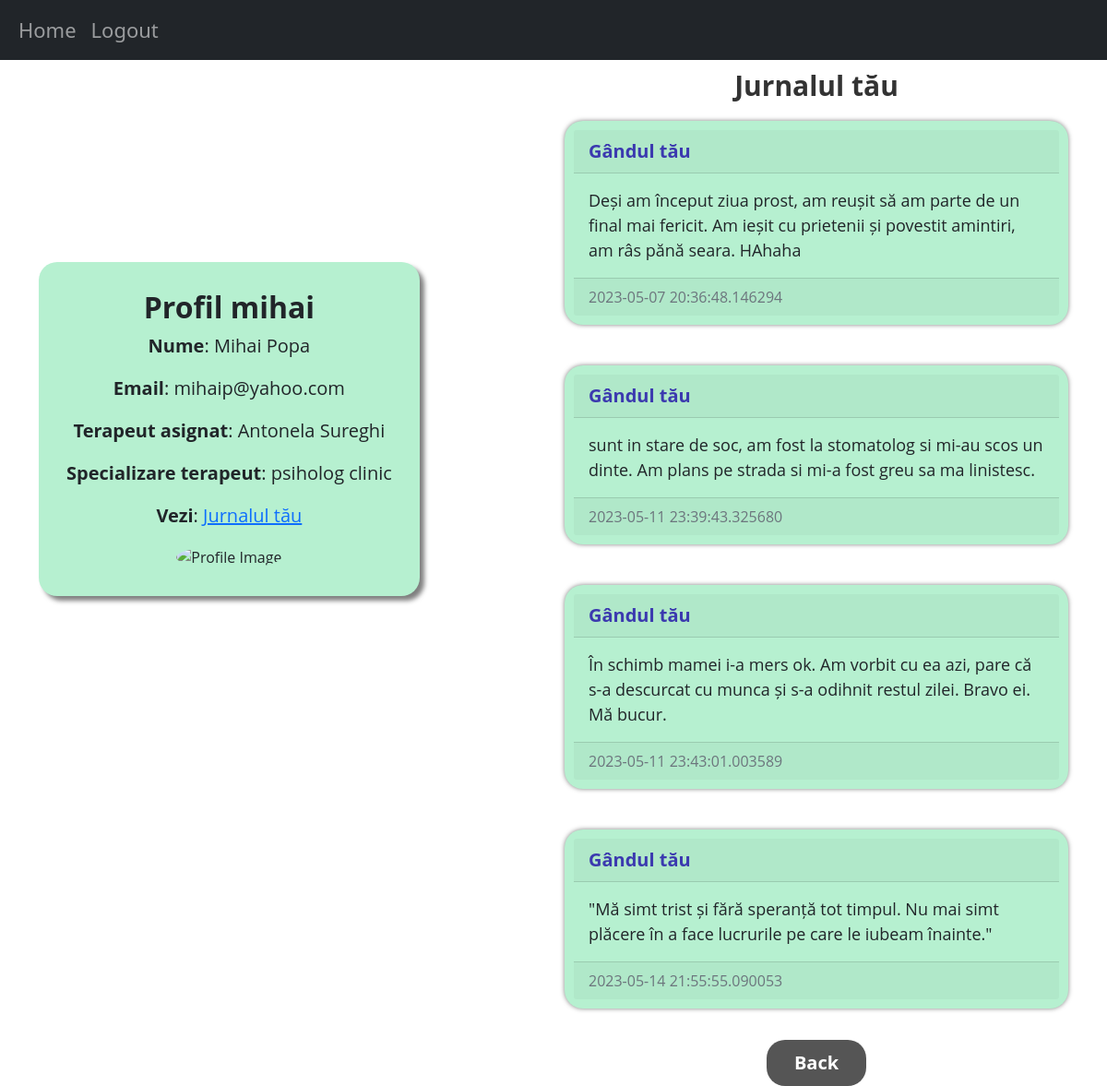
The app's page /jurnal (signed in), older data.
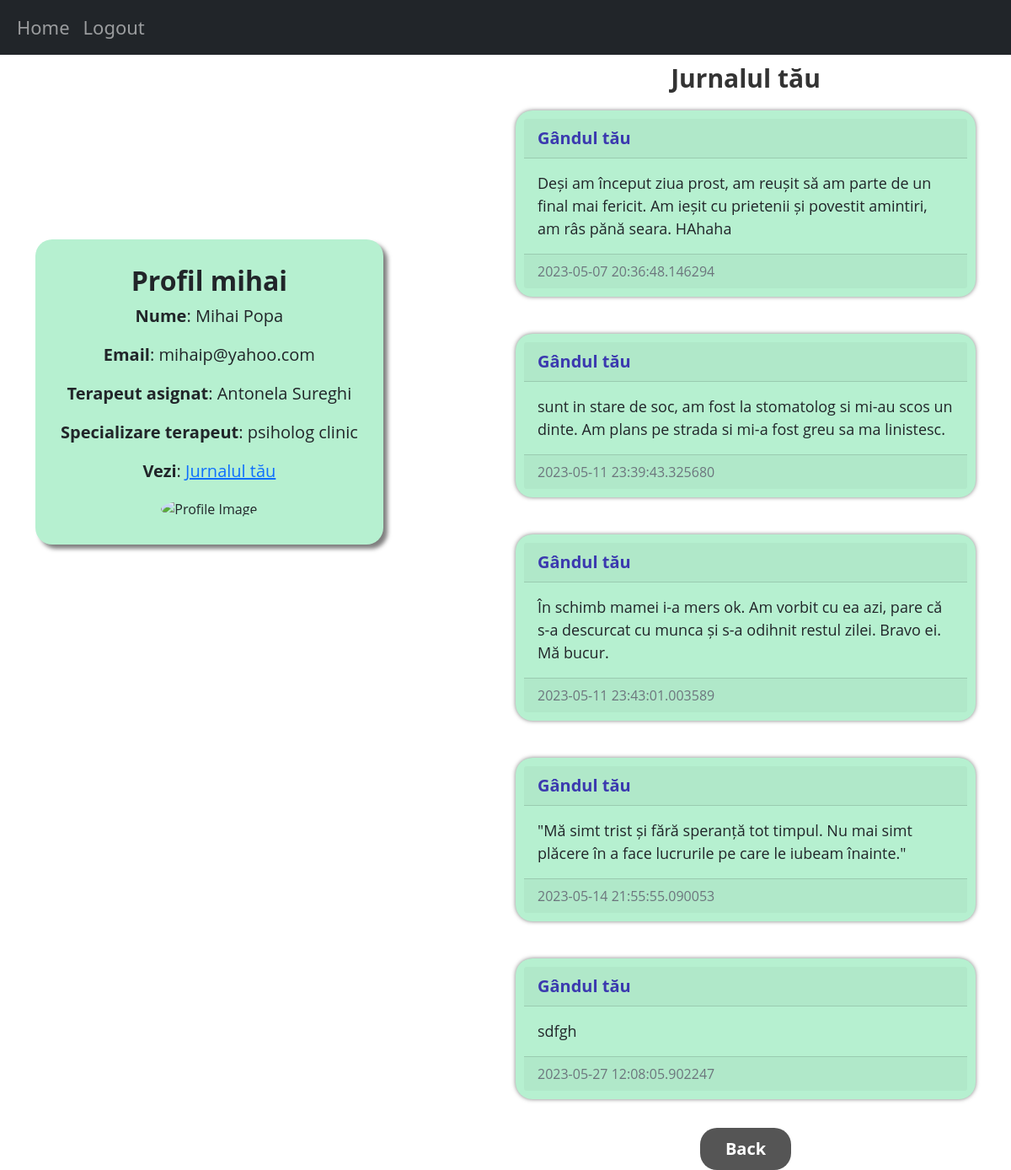
The same page, newer data.
### website/domain/models.py (models this page shows)
class Post(db.Model):
    id = db.Column(db.Integer, primary_key=True)
    text = db.Column(db.Text, nullable=False)
    date_created = db.Column(db.DateTime(timezone=True), default=datetime.now())
    author = db.Column(db.Integer, db.ForeignKey(
        'user.id', ondelete="CASCADE"), nullable=False)
    result = db.Column(db.String(150))

### website/controller/pacientView.py (the view)
    @staticmethod
    @views.route("/jurnal")
    @__role_required('pacient')
    @login_required
    def posts():
        posts_today = Post.query.filter_by(author=current_user.id)
        pacient = Pacient.query.filter_by(id=current_user.id).first()
        terap = Terapeut.query.filter_by(id=pacient.terapeut_asignat).first()
        return render_template("posts.html", user=current_user, posts=posts_today, pacient=pacient,terapeut=terap)

### website/controller/pacientView.py (called while the page is built)
    @staticmethod
    def __role_required(role):
        def decorator(func):
            @wraps(func)
            def wrapper(*args, **kwargs):
                if not current_user.role == role:
                    return "Unauthorized access", 403
                return func(*args, **kwargs)
            return wrapper
        return decorator

### website/templates/posts.html (shortened to what this page needs)
{% extends "jurnal.html" %}  {% block header %} Jurnalul tău {% endblock %} {% block footer %}
<div align="center">
  <a href="/home"
    ><button type="button" >Back</button></a
  >
</div>
{% endblock %}

### website/templates/jurnal.html (shortened to what this page needs)
{% extends "base.html" %}
{% block content %}
<div class="row">
  <div class="col-md-6 mx-auto d-flex align-items-center vh-100">
    <div class="card border-dark text-center" style="background-color: #b6f0d0;
      box-shadow: 5px 5px 5px rgba(0, 0, 0, 0.5);
      margin-top: auto;
      margin-bottom: auto;
      padding: 30px;
      border-radius: 20px;
      border: none;
      font-family: 'Open Sans', sans-serif !important;">
      <h5 class="card-title" style="font-size: 32px; font-weight: bold;">Profil {{ user.username }}</h5>
      <p class="card-text" style="font-size: 20px;"><b>Nume</b>: {{ pacient.first_name }} {{ pacient.last_name }}</p>
      <p class="card-text" style="font-size: 20px;"><b>Email</b>: {{ user.email }}</p>
      <p class="card-text" style="font-size: 20px;"><b>Terapeut asignat</b>: {{ terapeut.first_name }} {{ terapeut.last_name }}</p>
      <p class="card-text" style="font-size: 20px;"><b>Specializare terapeut</b>: {{ terapeut.function }}</p>
      <p class="card-text" style="font-size: 20px;"><b>Vezi</b>: <a href="/jurnal" style="font-size: 20px;">Jurnalul tău</a></p>
      <div style="max-width: 430px; margin: 0 auto;">
        <img src="https://insidesmallbusiness.com.au/wp-content/uploads/2021/04/bigstock-Hands-Of-Diverse-Group-Of-Peop-343671511-e1625192493671.jpg" alt="Profile Image" style="width: 100%; height: 100%; border-radius: 50%;">
      </div>
    </div>
  </div>
  <div class="col-md-6">
    <h1 align="center" style="font-size: 30px;
      font-weight: bold;
      color: #333;
      padding: 10px;">
      {% block header %}Bine ai venit, {{ user.username }}!{% endblock %}
    </h1>
    <div id="posts">
      {% for post in posts %}
      <div class="card border-dark" style="background-color: #b6f0d0;
        box-shadow: 0px 0px 5px rgba(0, 0, 0, 0.5);
        margin: 10px auto;
        max-width: 1000px;
        padding: 10px;
        border-radius: 20px;
        border: none;
        font-family: 'Open Sans', sans-serif !important;">
        <div class="card-header d-flex justify-content-between align-items-center">
          <div class="card-text" style="font-size: 20px; font-weight:bold; color: #3b39af">Gândul tău</div>
        </div>
        <div class="card-body">
          <div class="card-text" style="font-size: 18px;">{{ post.text }}</div>
        </div>
        <div class="card-footer text-muted">{{ post.date_created }}</div>
      </div>
      <br/>
      {% endfor %}
    </div>
    {% block footer %}{% endblock %}
  </div>
</div>
{% endblock %}

Row changes from the older to the newer data that the page shows:
added Post: text "sdfgh", date_created "2023-05-27 12:08:05.902247"
